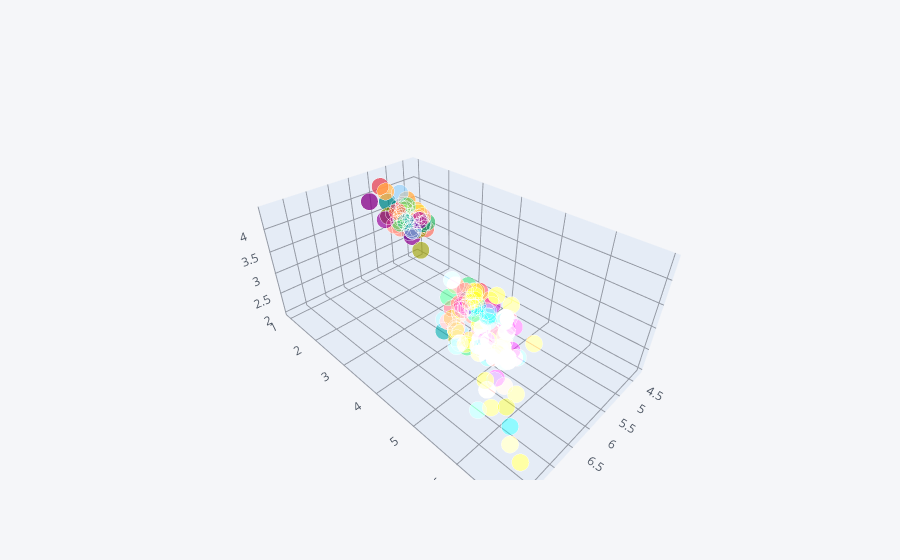

Notebook code for this chart:
### Markdown cell above
# 3D plot

### Code cell
df.iplot(kind='scatter3d', x='sepal_length', y='petal_length', z='sepal_width')

### Figure 1 — Plotly figure (JSON) as saved in the notebook; plotly's stock layout.template omitted (floating-point values rounded to 4 significant figures; data arrays with more than 128 entries replaced by an {"elided": "..."} marker saying what was removed)
{"data": [{"marker": {"color": {"elided": "150 str values"}, "opacity": 0.8, "size": {"elided": "150 int values"}, "symbol": "circle"}, "mode": "markers", "text": {"elided": "150 str values"}, "type": "scatter3d", "x": {"elided": "150 float values"}, "y": {"elided": "150 float values"}, "z": {"elided": "150 float values"}}], "layout": {"legend": {"bgcolor": "#F5F6F9", "font": {"color": "#4D5663"}}, "paper_bgcolor": "#F5F6F9", "plot_bgcolor": "#F5F6F9", "scene": {"xaxis": {"gridcolor": "#9499A3", "showgrid": true, "tickfont": {"color": "#4D5663"}, "title": {"font": {"color": "#4D5663"}, "text": ""}, "zerolinecolor": "#9499A3"}, "yaxis": {"gridcolor": "#9499A3", "showgrid": true, "tickfont": {"color": "#4D5663"}, "title": {"font": {"color": "#4D5663"}, "text": ""}, "zerolinecolor": "#9499A3"}, "zaxis": {"gridcolor": "#9499A3", "showgrid": true, "tickfont": {"color": "#4D5663"}, "title": {"font": {"color": "#4D5663"}, "text": ""}, "zerolinecolor": "#9499A3"}}, "title": {"font": {"color": "#4D5663"}}}}
